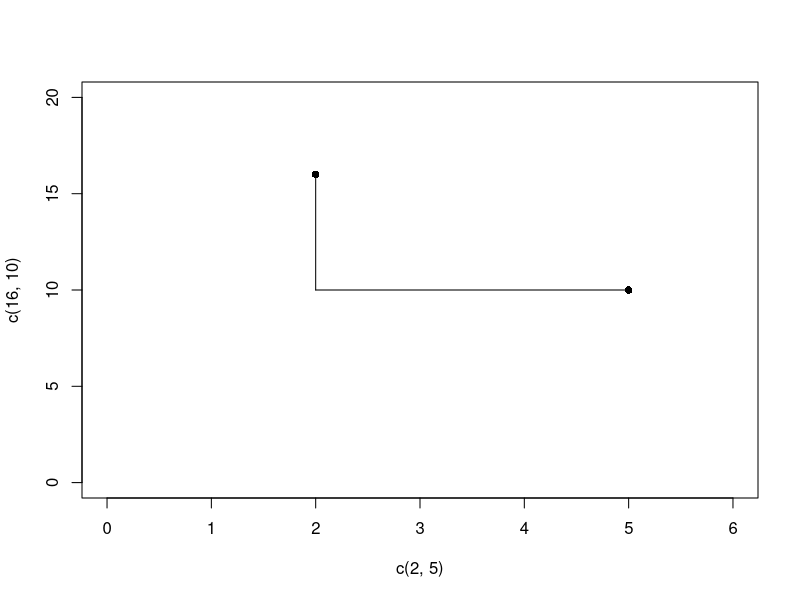
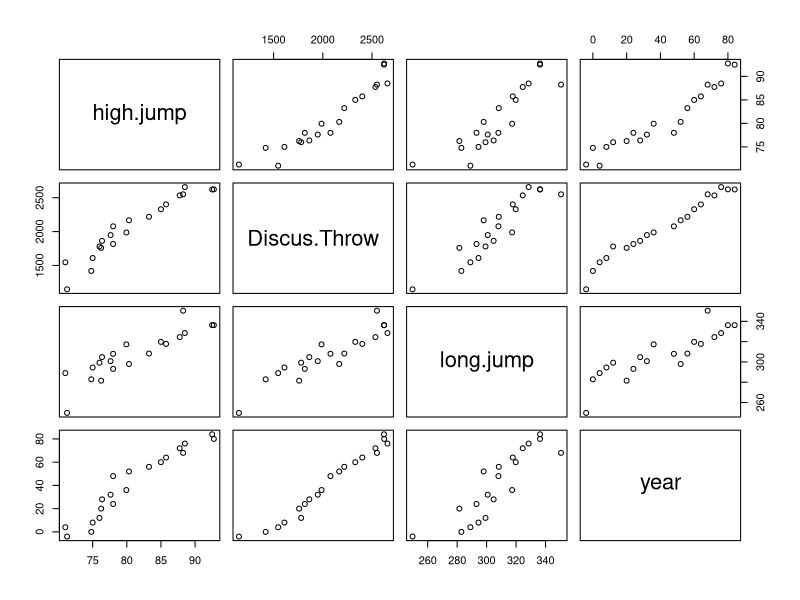
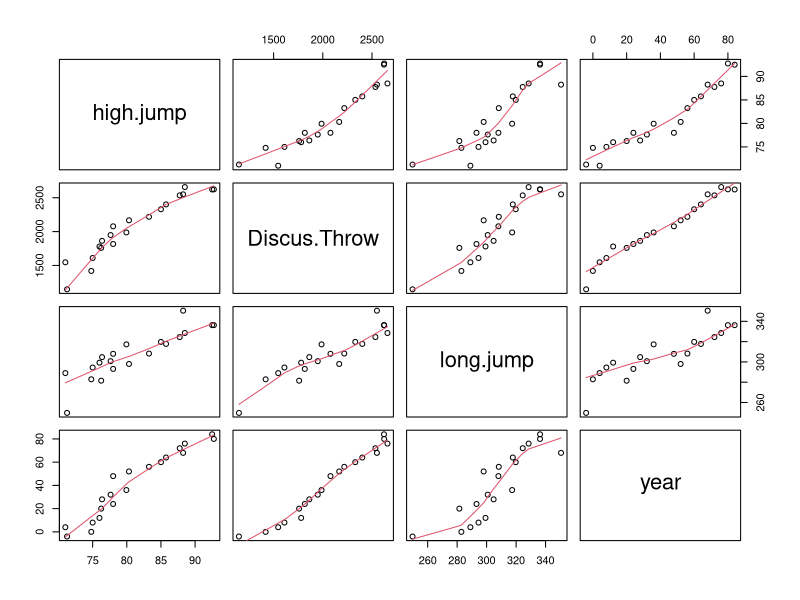
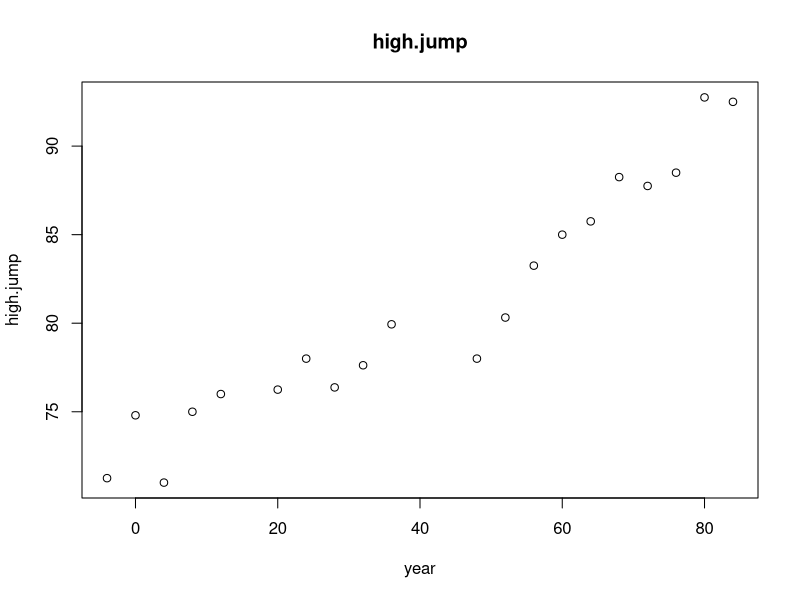
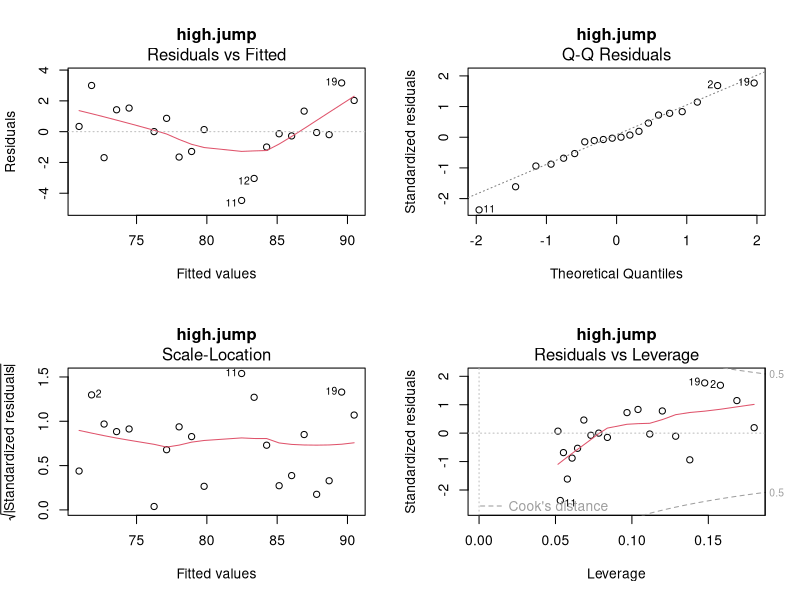
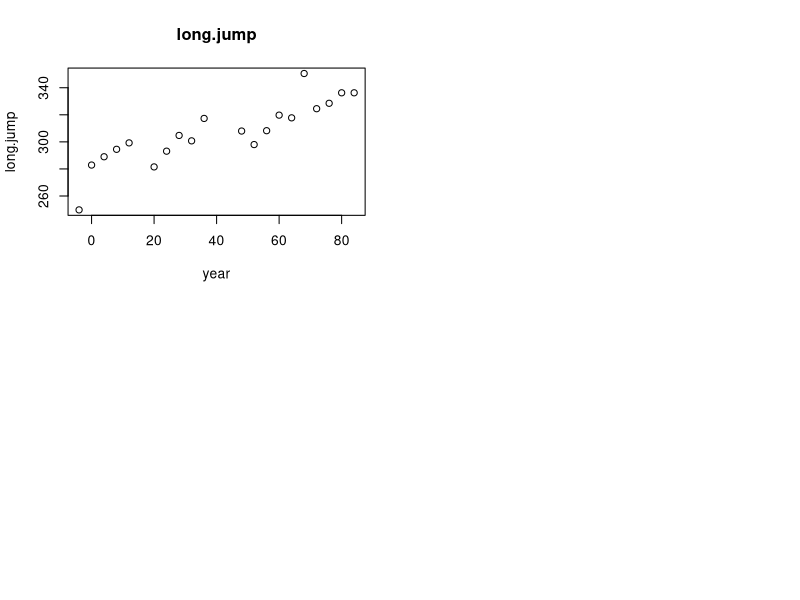
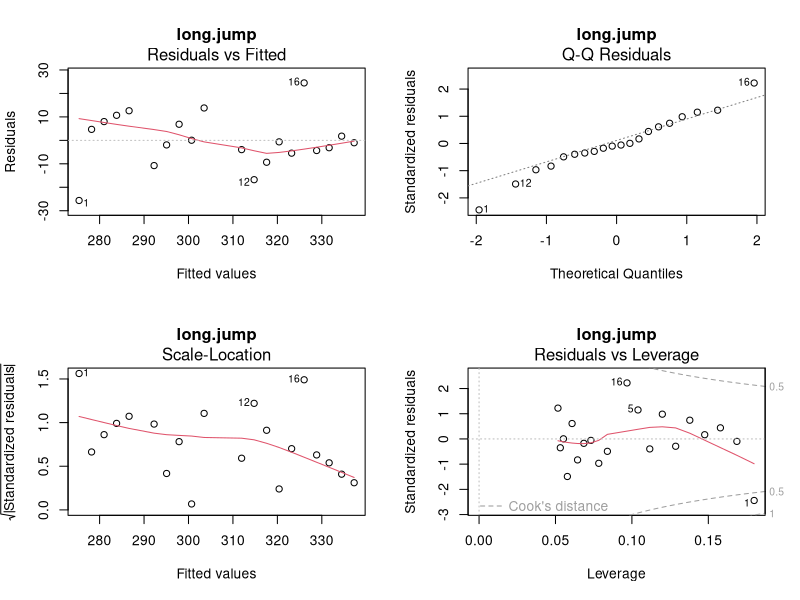
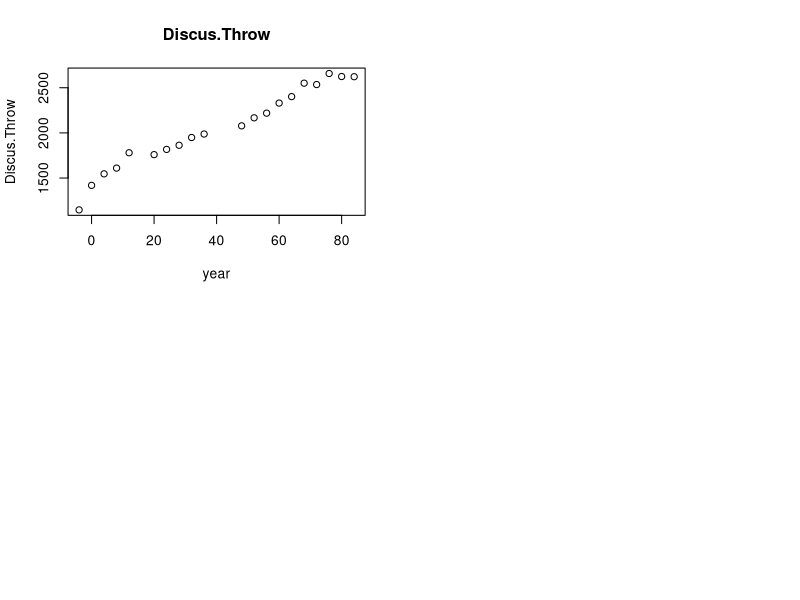

R code for these plots, in order: (Note: this script raises an error after producing the figures.)
plot(c(2,5),c(16,10),type="n", ylim=c(0,20),xlim=c(0,6))
points(c(2,5),c(16,10),pch=16)
lines(c(2,2),c(16,10))
lines(c(2,5),c(10,10))

##sport####
sp<-read.table("sport.txt",header=TRUE,skip=0)
summary(sp)
sp

#1
pairs(sp)
pairs(sp,panel=panel.smooth) #plot(sp,panel=panel.smooth)
plot(high.jump~year,sp,main="high.jump")
lm1<-lm(high.jump~year,sp)
summary(lm1)
par(mfrow=c(2,2))
plot(lm1,main="high.jump") #standerized res= resid/sd

plot(long.jump~year,sp,main="long.jump")
lm2<-lm(long.jump~year,sp)
summary(lm2)
par(mfrow=c(2,2))
plot(lm2,main="long.jump")

plot(Discus.Throw~year,sp,main="Discus.Throw")
lm3<-lm(Discus.Throw~year,sp)
summary(lm3)
par(mfrow=c(2,2))
plot(lm3,main="Discus.Throw")

#2. ##High Jump####             lower     upper
#   original: 16   88.2500                          68
#   pre:      16   86.54283    82.28511  90.80054   68
pred.data <- data.frame(year=seq(0,max(sp$year),length=20))
pred.int<-predict(lm1,int="prediction",newdata=data.frame(year=68))
pred.int<-predict(lm1,int="prediction",newdata=pred.data)
plot(high.jump~year,sp, ylim=range(sp$high.jump, pred.int, na.rm=T))
pred.x <- pred.data$year
matlines(pred.x, pred.int, lty=c(1,2,2), col="black")
conf.int<-predict(lm1, int="confidence", newdata=pred.data)
matlines(pred.x, conf.int, lty=c(1,2,2), col="red")

#2. ##Long Jump####     lower    upper
#original: 16 350.5000
#     pre: 16 351.3392 323.5179 379.1604
pred.data <- data.frame(year=seq(0,max(sp$year),length=20))
pred.int<-predict(lm2,int="prediction",newdata=data.frame(year=68))
pred.int<-predict(lm2,int="prediction",newdata=pred.data)
plot(long.jump~year,sp, ylim=range(sp$long.jump, pred.int, na.rm=T))
pred.x <- pred.data$year
matlines(pred.x, pred.int, lty=c(1,2,2), col="black")
conf.int<-predict(lm2, int="confidence", newdata=pred.data)
matlines(pred.x, conf.int, lty=c(1,2,2), col="red")

#2. ##Discus.Throw####     lower      upper
#original: 16 2550.500
#     pre: 16 2461.04      2281.204  2640.877
pred.data <- data.frame(year=68)
pred.int<-predict(lm3,int="prediction",newdata=data.frame(year=68))
pred.int<-predict(lm3,int="prediction",newdata=pred.data)
plot(Discus.Throw~year,sp, ylim=range(sp$Discus.Throw, pred.int, na.rm=T))
pred.x <- pred.data$year
matlines(pred.x, pred.int, lty=c(1,2,2), col="black")
conf.int<-predict(lm3, int="confidence", newdata=pred.data)
matlines(pred.x, conf.int, lty=c(1,2,2), col="red")

#3  ##Long Jump####       fit      lwr      upr
                  #     351.3392 323.5179 379.1604
#pred.data <- data.frame(year=seq(0,max(sp$year),length=25))
pred.int<-predict(lm2,int="prediction",newdata=data.frame(year=104))
plot(long.jump~year,sp, ylim=range(sp$long.jump, pred.int, na.rm=T))
pred.x <- pred.data$year
matlines(pred.x, pred.int, lty=c(1,2,2), col="black")
conf.int<-predict(lm2, int="confidence", newdata=pred.data)
matlines(pred.x, conf.int, lty=c(1,2,2), col="red")




##Case: Brain####
setwd("C:\\Users\\RAN\\OneDrive\\books\\Applied stat\\day2")
bw<-read.table("brainweight.txt",header=TRUE)
summary(bw)
bw
#1 
pairs(bw)
pairs(bw,panel=panel.smooth)
cor.test(body,brain) # high correlation:0.9341638

plot(brain~body,bw)

#2 log transform
plot(log(brain)~log(body),bw)
pairs(log(bw))
pairs(log(bw),panel=panel.smooth)
cor.test(log(body),log(brain)) # higher correlation:0.9595748

#3 model fitting
lm1<-lm(body~brain,data=bw)

lm1<-lm(log(body)~log(brain),data=bw)
lm2<-lm(log(brain)~log(body),data=bw)
summary(lm1)
summary(lm2)
par(mfrow=c(2,2))
plot(lm1)
plot(lm2)

#4 outlier? no

#5 evaluate the fit




##Case: Process####
process<-read.table("process.txt",header=TRUE)
summary(process)
process

#1
pairs(process)
pairs(process,panel=panel.smooth)

#2 airflow and waterfemp influence most becasue of outlier and significant coefficients
lm1<-lm(loss~airflow,process)
summary(lm1)
par(mfrow=c(2,2))
plot(lm1)

lm2<-lm(loss~watertemp,process)
summary(lm2)
par(mfrow=c(2,2))
plot(lm2)

lm3<-lm(loss~acidconc,process)
summary(lm3)
par(mfrow=c(2,2))
plot(lm3)

#3 multiple linear regression
lm1<-lm(loss~.,process)
summary(lm1)

lm2<-update(lm1,~.-acidconc)
summary(lm2)

# same as above by using 'step'
lm2<-step(lm1) # select a fomula-based model by AIC
summary(lm2,cor=T)
plot(lm2)

# drop outlier 21
lm3<-lm(loss~.,process[-21,])
summary(lm3)
plot(lm3)

lm4<-update(lm3,~.-acidconc)
summary(lm4)
plot(lm4)
#4 
cor(process)

# Correlation of Coefficients:
#          (Intercept) airflow
# airflow   -0.31              
# watertemp -0.34       -0.78 

#5 acidconc should be excluded, it is not significant
plot(process$watertemp,lm4$residuals)


##Case: Cheese####
cheese<-read.table("cheese.txt",header=TRUE)
summary(cheese)
cheese

#1 scatterplots
pairs(cheese)
pairs(cheese,panel=panel.smooth)

#1 correlation
library(polycor)
hetcor(cheese) # taste vs H2S has highest cor0.76
cor(cheese)
#1 simple regression

lm1<-lm(taste~Acetic,cheese)
summary(lm1)
plot(lm1)

lm2<-lm(taste~H2S,cheese)
summary(lm2)
plot(lm2)

lm3<-lm(taste~Lactic,cheese)
summary(lm3)
plot(lm3)

#2 they are transformed in order to make a better fit and fulfill the assumptions in linear regression

#3 it makes a multiple regression model
# intercept and Acetic are not significant
mlm<-lm(taste~Lactic+H2S+Acetic,cheese)
mlm<-lm(taste~Lactic+H2S,cheese)
summary(mlm)

#4What model would you prefer for prediction? multiple reg, 
mlm<-lm(taste~Lactic+H2S,cheese)
par(mfrow=c(2,2))
plot(mlm)



#5 Predict the 'taste' of a cheese where (log) acetic is 5.3, (log) h2s is 8.0 and lactic is 3.0
pred.int<-predict(mlm,int="prediction",newdata=data.frame(Acetic=5.3,H2S=8,Lactic=3))
plot(taste~Lactic+H2S+Acetic,cheese, ylim=range(cheese$taste, pred.int, na.rm=T))
summary(cheese)
dim(cheese)
